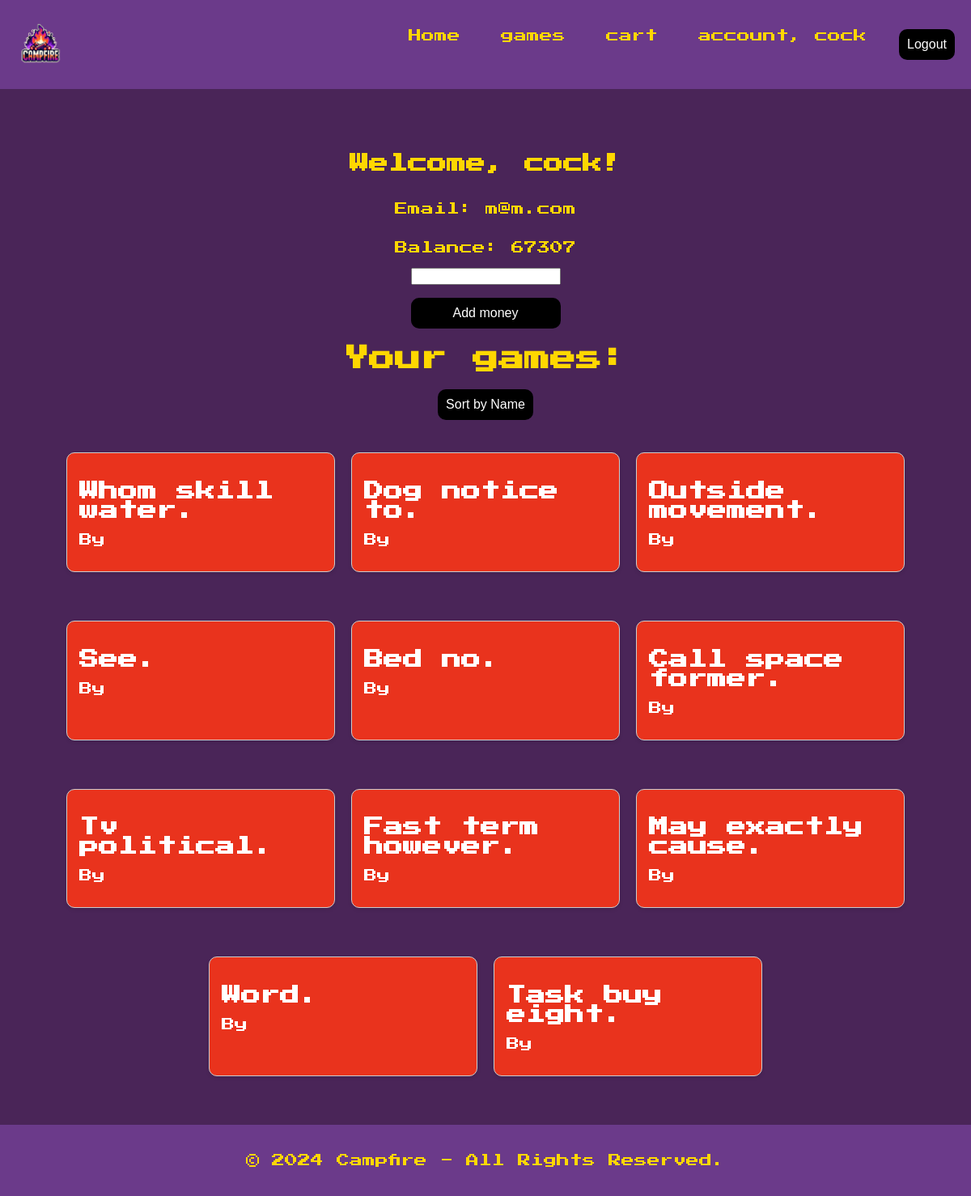
Page /account/ (signed in) on the earlier database version.
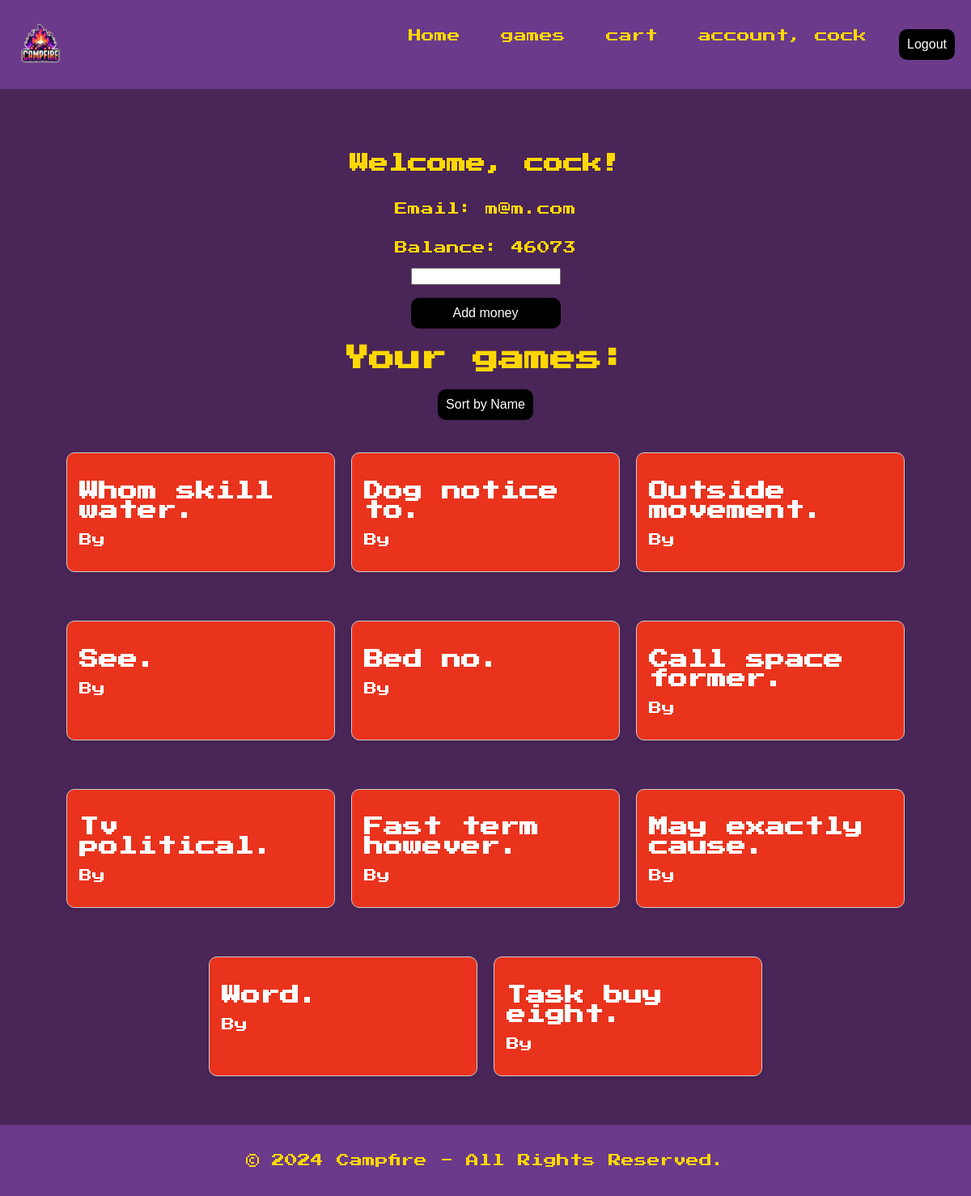
Same page on the later database version.
### shop/models.py (models this page shows)
class Wallet(models.Model):
    user = models.ForeignKey(
        User, on_delete=models.CASCADE, related_name='user_wallet')
    balance = models.IntegerField(default=0)

### shop/views.py (the view, shortened to what this page needs)
# urls.py: path('account/', Account.as_view(), name='account'),
class Account(LoginRequiredMixin, View):
    template_name = "account.html"
    def get(self, request):
        owned_games = GameOwner.objects.filter(user=request.user)
        wallet, created = Wallet.objects.get_or_create(user=request.user)
        if 'sort_by_name' in request.GET:
            owned_games = owned_games.select_related(
                'game').order_by('game__title')
        return render(request, self.template_name, {
                      'user': request.user,
                      'owned_games': owned_games,
                      "wallet": wallet,
                      })

### shop/templates/account.html (shortened to what this page needs)
{% extends 'base.html' %}
{% load i18n %}
{% block content %}
<div class="container">
  <div class="container1">
    <h2>Welcome, {{ user.username }}!</h2>
    <p>Email: {{ user.email }}</p>
    <p>Balance: {{ wallet.balance }}</p>
    <form action="{% url 'account' %}" method="post">
      <input type="number" min="1" name="balance">
      <button type="submit2">Add money</button>
    </form>
    <h1>Your games:</h1>
    <form action="{% url 'account' %}" method="get">
      <button type="submit2" name="sort_by_name" value="1">Sort by Name</button>
    </form>
  </div>
  <div class="games-grid">
    {% for item in owned_games %}
    <div class="game-card">
      <div class="game-info">
        <h2>{{ item.game.title }}</h2>
        <p>{% blocktrans %}By {{ item.game.author }}{% endblocktrans %}</p>
      </div>
    </div>
    {% empty %}
    <p>{% trans "You don't own any games yet." %}</p>
    {% endfor %}
  </div>
</div>
{% endblock %}

Differences in the rows shown:
changed Wallet: balance "67307" → "46073"
